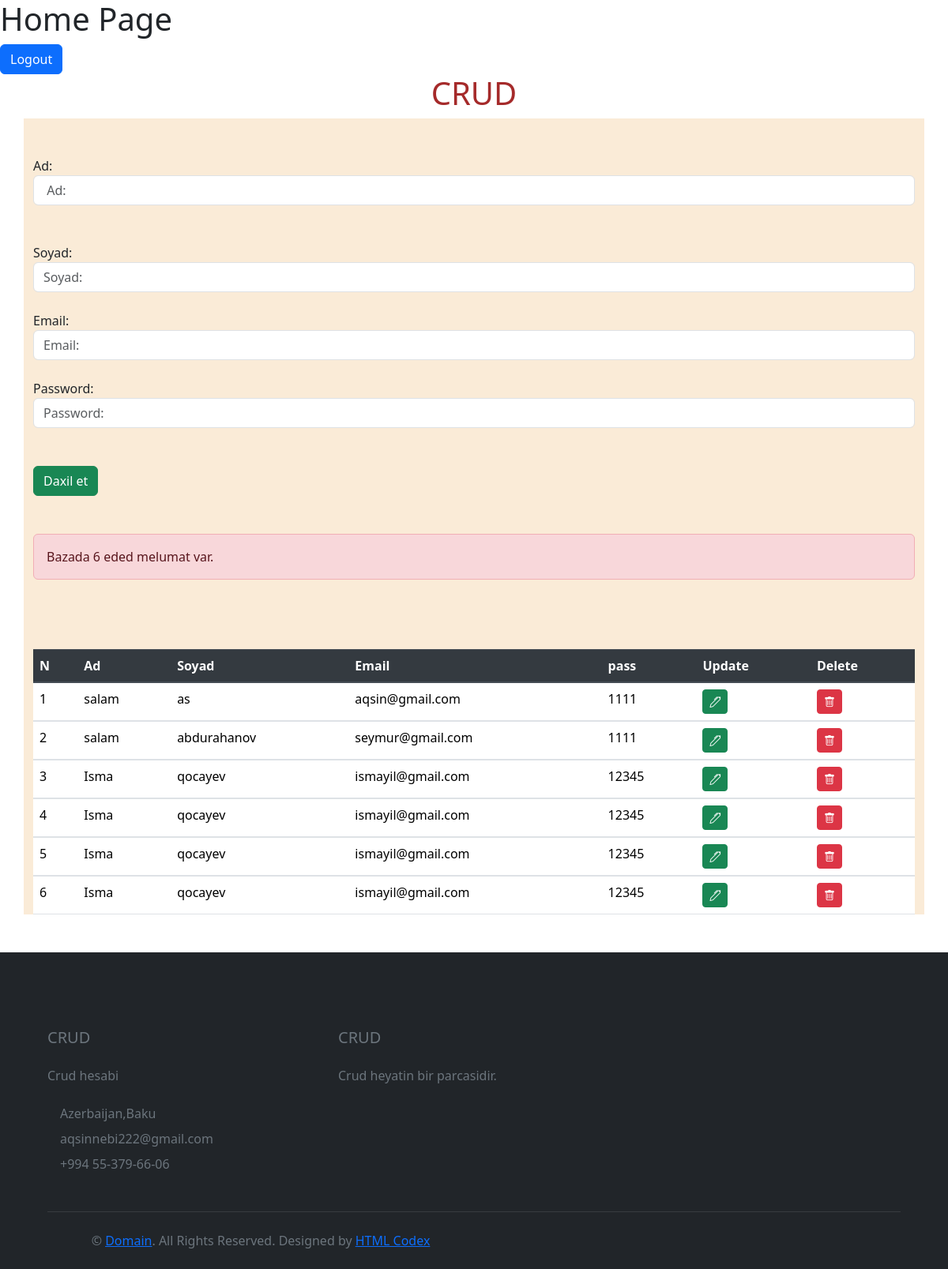
/crud/, run on the app's committed database.
### main/models.py (models this page shows)
class Crud(models.Model):
    name= models.CharField(max_length=50)
    lname = models.CharField(max_length=50)
    email= models.EmailField()
    passw= models.CharField(max_length=20)

### main/views.py (the view, shortened to what this page needs)
# urls.py: path('crud/', views.crud, name="crud"),
def crud(request):
    data=Crud.objects.all()
    say=Crud.objects.all().count()
    context={
        "data": data,
        'say':say
    }
    return render( request, 'main/crud.html', context )

### main/templates/main/crud.html (shortened to what this page needs)
<!doctype html>
<html lang="en">
  <head>
    <link rel="stylesheet" href="https://cdn.jsdelivr.net/npm/bootstrap@4.3.1/dist/css/bootstrap.min.css">
    <link rel="stylesheet" href="https://cdn.jsdelivr.net/npm/bootstrap-icons@1.3.0/font/bootstrap-icons.css">
    <link href="https://cdn.jsdelivr.net/npm/bootstrap@5.3.2/dist/css/bootstrap.min.css" rel="stylesheet">
  </head>
  <body>
    <h1>Home Page</h1>
    <a href="{% url 'log_out' %}" class="btn btn-primary">Logout</a>
    <center><div  style="color: brown;""><h1>CRUD</h1></div></center>
<div style="background-color: antiquewhite;" class="container">
    {% if edit %}
    <form action="{% url 'update' edit.id %}" method="post">
    {%csrf_token%}
    <br><br>
    Ad:
    <input type="text" name="name" class="form-control" placeholder="name" required=""><br><br>
    Soyad:
    <input type="text" name="lname" class="form-control" placeholder="lname"  required=""><br>
    Email:
    <input type="text" name="email" class="form-control" placeholder="email"  required=""><br>
    Password:
    <input type="text" name="passw" class="form-control" placeholder="passw"  required=""><br>
<br><br>
    <button type="sumbit" class="btn btn-primary">Yenile</button> <
    </form>
    {% else %}
    <form action="{% url 'crud' %}" method="POST">
    <br><br>
    Ad:
    <input type="text" name="name" class="form-control" placeholder=" Ad:" required=""><br><br>
    Soyad:
    <input type="text" name="lname" class="form-control" placeholder="Soyad:"  required=""><br>
    Email:
    <input type="text" name="email" class="form-control" placeholder="Email:"  required=""><br>
    Password:
    <input type="text" name="passw" class="form-control" placeholder="Password:"  required=""><br>
<br>
    <button type="sumbit" class="btn btn-success">Daxil et</button>
    </form>
<br><br>
{%endif%}
    <div class="alert alert-danger">Bazada {{say}} eded melumat var. </div>
<table class="table table-hover">
    <thead class="thead-dark">
            <tr>
                <th>N</th>
                <th>Ad</th>
                <th>Soyad</th>
                <th>Email</th>
                <th>pass</th>
                <th>
                    Update
                </th>
                <th>
                    Delete
                </th>
           </tr>
    </thead>
<br><br><br>
    {% for x in data %}
    <tbody>
        <tr>
            <td>{{forloop.counter}}</td>
            <td>{{x.name }}</td>
            <td>{{x.lname}}</td>
            <td>{{x.email}}</td>
            <td>{{x.passw}} </td>
            <td>
                <a class="btn btn-success btn-sm" href="{%url 'edit' x.id %}"> <i class="bi bi-pen"></i> </a>
            </td>
            <td>
                <a class="btn btn-danger btn-sm" href="{%url 'delete' x.id %}"> <i class="bi bi-trash"></i> </a>
            </td>
        </tr>
    </tbody>
    {%endfor%}
</table>
</div>
    <div class="container-fluid bg-dark text-secondary mt-5 pt-5">
        <div class="row px-xl-5 pt-5">
            <div class="col-lg-4 col-md-12 mb-5 pr-3 pr-xl-5">
                <h5 class="text-secondary text-uppercase mb-4">CRUD</h5>
                <p class="mb-4">Crud hesabi</p>
                <p class="mb-2">Azerbaijan,Baku</p>
                <p class="mb-2">aqsinnebi222@gmail.com</p>
                <p class="mb-0">+994 55-379-66-06</p>
            </div>
            <div class="col-lg-8 col-md-12">
                <div class="row">
                    <div class="col-md-4 mb-5">
                        <h5 class="text-secondary text-uppercase mb-4">Crud</h5>
                        <p>Crud heyatin bir parcasidir.</p>
                    </div>
                </div>
            </div>
        </div>
        <div class="row border-top mx-xl-5 py-4" style="border-color: rgba(256, 256, 256, .1) !important;">
            <div class="col-md-6 px-xl-0">
                <p class="mb-md-0 text-center text-md-left text-secondary">
                    &copy; <a class="text-primary" href="#">Domain</a>. All Rights Reserved. Designed
                    by
                    <a class="text-primary" href="">HTML Codex</a>
                </p>
            </div>
            <div class="col-md-6 px-xl-0 text-center text-md-right">
            </div>
        </div>
    </div>
  </body>
</html>

### data on the page
Crud: name "salam", lname "as", email "aqsin@gmail.com", passw "1111"
Crud: name "salam", lname "abdurahanov", email "seymur@gmail.com", passw "1111"
Crud: name "Isma", lname "qocayev", email "ismayil@gmail.com", passw "12345"
Crud: name "Isma", lname "qocayev", email "ismayil@gmail.com", passw "12345"
Crud: name "Isma", lname "qocayev", email "ismayil@gmail.com", passw "12345"
Crud: name "Isma", lname "qocayev", email "ismayil@gmail.com", passw "12345"

### other printed values
{{ say }} "6"
